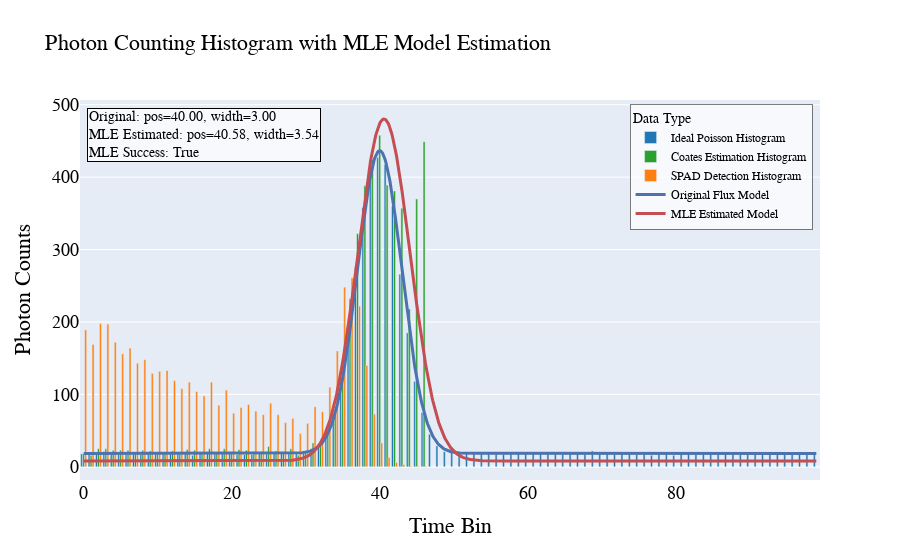

Notebook cell for this chart:
### Code cell
import src.GatingAlgo as ga

# SingleGaussian参数设置
num_bins = 100
pulse_pos = 40
pulse_width = 3
signal_strength = 0.9
bg_strength = 0.04
num_cycles = 5000

# 创建SingleGaussian实例
gating_algo = ga.SingleGaussian(num_bins, pulse_pos, pulse_width, signal_strength, bg_strength, num_cycles)

# 绘图
gating_algo.plot_combined_hist_mle()

### Figure 1 — Plotly figure (JSON) as saved in the notebook; plotly's stock layout.template omitted (floating-point values rounded to 4 significant figures; data arrays with more than 128 entries replaced by an {"elided": "..."} marker saying what was removed)
{"data": [{"marker": {"color": "rgba(31, 119, 180, 1.0)"}, "name": "Ideal Poisson Histogram", "opacity": 1, "type": "bar", "x": [0, 1, 2, 3, 4, 5, 6, 7, 8, 9, 10, 11, 12, 13, 14, 15, 16, 17, 18, 19, 20, 21, 22, 23, 24, 25, 26, 27, 28, 29, 30, 31, 32, 33, 34, 35, 36, 37, 38, 39, 40, 41, 42, 43, 44, 45, 46, 47, 48, 49, 50, 51, 52, 53, 54, 55, 56, 57, 58, 59, 60, 61, 62, 63, 64, 65, 66, 67, 68, 69, 70, 71, 72, 73, 74, 75, 76, 77, 78, 79, 80, 81, 82, 83, 84, 85, 86, 87, 88, 89, 90, 91, 92, 93, 94, 95, 96, 97, 98, 99], "y": [18, 18, 19, 21, 17, 17, 17, 17, 17, 19, 20, 18, 18, 18, 19, 16, 19, 19, 18, 18, 20, 17, 17, 17, 19, 18, 20, 19, 19, 18, 22, 25, 31, 45, 73, 128, 191, 276, 358, 423, 427, 417, 360, 266, 185, 118, 75, 45, 29, 21, 21, 19, 20, 18, 19, 18, 18, 17, 20, 19, 19, 19, 20, 19, 20, 18, 18, 19, 18, 22, 20, 19, 17, 19, 19, 17, 19, 16, 18, 18, 16, 19, 19, 20, 20, 18, 18, 19, 20, 18, 18, 19, 19, 18, 19, 19, 20, 18, 20, 18]}, {"marker": {"color": "rgba(44, 160, 44, 1.0)"}, "name": "Coates Estimation Histogram", "opacity": 1, "type": "bar", "x": [0, 1, 2, 3, 4, 5, 6, 7, 8, 9, 10, 11, 12, 13, 14, 15, 16, 17, 18, 19, 20, 21, 22, 23, 24, 25, 26, 27, 28, 29, 30, 31, 32, 33, 34, 35, 36, 37, 38, 39, 40, 41, 42, 43, 44, 45, 46, 47, 48, 49, 50, 51, 52, 53, 54, 55, 56, 57, 58, 59, 60, 61, 62, 63, 64, 65, 66, 67, 68, 69, 70, 71, 72, 73, 74, 75, 76, 77, 78, 79, 80, 81, 82, 83, 84, 85, 86, 87, 88, 89, 90, 91, 92, 93, 94, 95, 96, 97, 98, 99], "y": [18, 16, 25, 25, 23, 23, 23, 20, 23, 22, 20, 20, 22, 18, 24, 23, 19, 25, 20, 25, 18, 24, 23, 21, 21, 28, 22, 21, 25, 16, 21, 33, 33, 48, 73, 149, 232, 322, 388, 424, 458, 389, 381, 357, 218, 370, 449, 0, 0, 0, 0, 0, 0, 0, 0, 0, 0, 0, 0, 0, 0, 0, 0, 0, 0, 0, 0, 0, 0, 0, 0, 0, 0, 0, 0, 0, 0, 0, 0, 0, 0, 0, 0, 0, 0, 0, 0, 0, 0, 0, 0, 0, 0, 0, 0, 0, 0, 0, 0, 0]}, {"marker": {"color": "rgba(255, 127, 14, 1.0)"}, "name": "SPAD Detection Histogram", "opacity": 1, "type": "bar", "x": [0, 1, 2, 3, 4, 5, 6, 7, 8, 9, 10, 11, 12, 13, 14, 15, 16, 17, 18, 19, 20, 21, 22, 23, 24, 25, 26, 27, 28, 29, 30, 31, 32, 33, 34, 35, 36, 37, 38, 39, 40, 41, 42, 43, 44, 45, 46, 47, 48, 49, 50, 51, 52, 53, 54, 55, 56, 57, 58, 59, 60, 61, 62, 63, 64, 65, 66, 67, 68, 69, 70, 71, 72, 73, 74, 75, 76, 77, 78, 79, 80, 81, 82, 83, 84, 85, 86, 87, 88, 89, 90, 91, 92, 93, 94, 95, 96, 97, 98, 99], "y": [189, 169, 198, 197, 172, 156, 164, 143, 148, 129, 132, 133, 119, 108, 117, 104, 98, 117, 85, 106, 74, 82, 86, 77, 72, 88, 72, 61, 67, 46, 60, 83, 76, 110, 160, 248, 261, 222, 140, 73, 33, 13, 6, 3, 1, 1, 1, 0, 0, 0, 0, 0, 0, 0, 0, 0, 0, 0, 0, 0, 0, 0, 0, 0, 0, 0, 0, 0, 0, 0, 0, 0, 0, 0, 0, 0, 0, 0, 0, 0, 0, 0, 0, 0, 0, 0, 0, 0, 0, 0, 0, 0, 0, 0, 0, 0, 0, 0, 0, 0]}, {"line": {"color": "#4C72B0", "width": 3}, "mode": "lines", "name": "Original Flux Model", "type": "scatter", "x": {"elided": "1000 float values"}, "y": {"elided": "1000 float values"}}, {"line": {"color": "#C44E52", "width": 3}, "mode": "lines", "name": "MLE Estimated Model", "type": "scatter", "x": {"elided": "1000 float values"}, "y": {"elided": "1000 float values"}}], "layout": {"annotations": [{"align": "left", "bgcolor": "rgba(255,255,255,0.7)", "bordercolor": "black", "borderwidth": 1, "font": {"size": 14}, "showarrow": false, "text": "Original: pos=40.00, width=3.00<br>MLE Estimated: pos=40.58, width=3.54<br>MLE Success: True", "x": 0.01, "xref": "paper", "y": 0.98, "yref": "paper"}], "barmode": "group", "font": {"color": "Black", "family": "Arial, sans-serif", "size": 18}, "legend": {"bgcolor": "rgba(255,255,255,0.7)", "bordercolor": "rgba(0,0,0,0.5)", "borderwidth": 1, "font": {"size": 12}, "title": {"text": "Data Type"}, "x": 0.99, "xanchor": "right", "y": 0.99, "yanchor": "top"}, "title": {"font": {"color": "Black", "family": "Arial, sans-serif", "size": 22}, "text": "Photon Counting Histogram with MLE Model Estimation"}, "xaxis": {"title": {"text": "Time Bin"}}, "yaxis": {"title": {"text": "Photon Counts"}}}}
